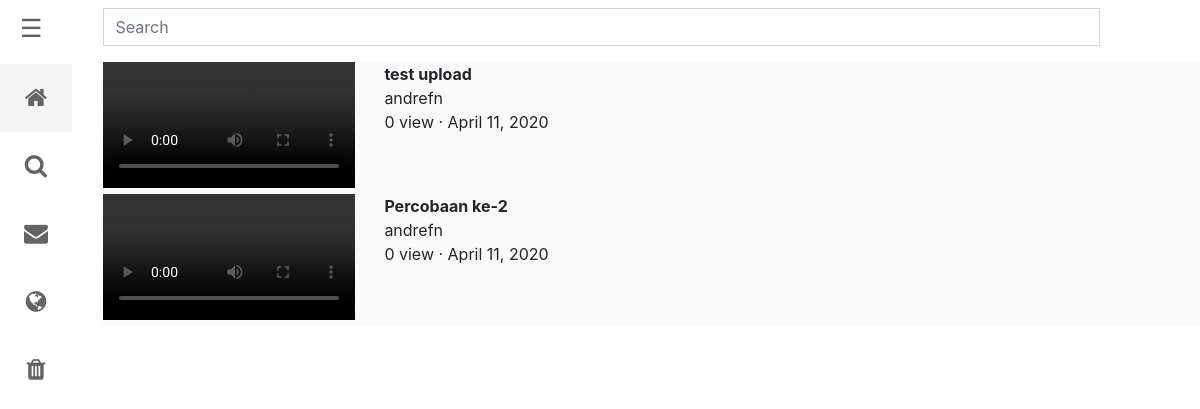
The page /search/ on the database as committed earlier.
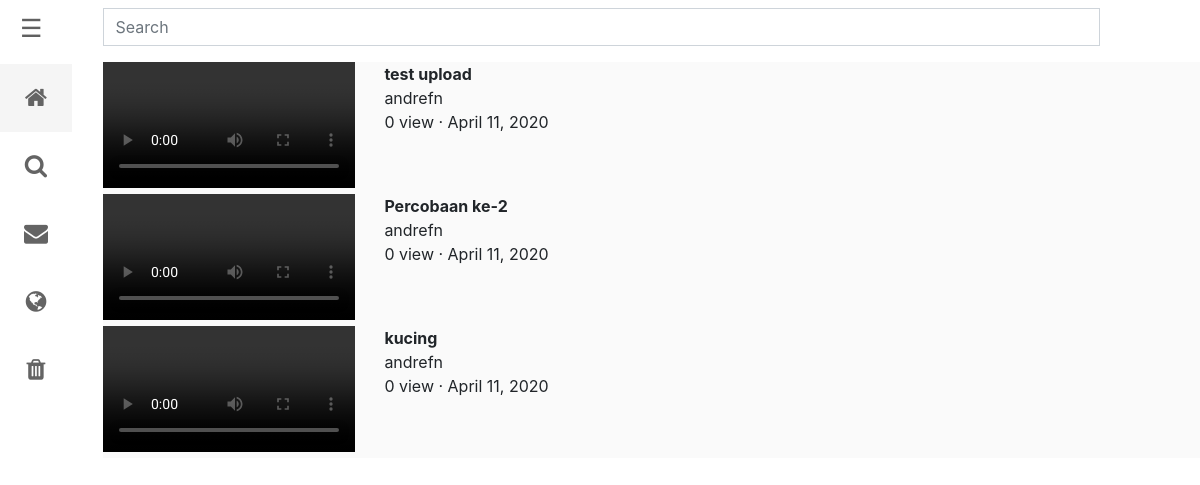
The same page on the database as committed later.
### app_youtube/models.py (models this page shows, shortened)
class Videos(models.Model):
    username = models.ForeignKey(Users, on_delete=models.CASCADE)
    video = models.FileField(upload_to='videos/')
    title = models.CharField(max_length=255)
    list_category = [
        ('FA', 'Film & Animation'),
        ('AV','Autos & Vehicles'),
        ('M','Music'),
        ('PA','Pets & Animals'),
        ('S','Sports'),
        ('TE','Travel & Events'),
        ('G','Gaming'),
        ('PB','People & Blogs'),
        ('C','Comedy'),
        ('En','Entertainment'),
        ('NP','News & Politics'),
        ('HS','Howto & Style'),
        ('Ed','Education'),
        ('ST','Science & Technology'),
        ('NA','Nonprofits & Activism')
    ]
    category = models.CharField(max_length=2, choices=list_category, default='FA')
    post_date = models.DateTimeField( auto_now=True, blank=True)
    keywords = models.CharField(max_length=255, default='')
    description = models.TextField()

class Users(models.Model):
    username = models.CharField(max_length=255, default='')
    email = models.EmailField(max_length=255, default='')
    password = models.CharField(max_length=255, default='')
    birthday = models.DateField(auto_now=True, blank=True)
    gender_choices = [
        ('M', 'Male'),
        ('F', 'Female')
    ]
    gender = models.CharField(
        max_length=1,
        choices = gender_choices,
        default = 'M'
    )
    phone_number = models.CharField(max_length=15)
    location = models.CharField(max_length=50)
    def __str__(self):
        return self.username

### app_youtube/views.py (the view)
# urls.py: path('search/', views.videos, name='search'),
def videos(request):
    searchvalue=''
    form= VideoSearchForm(request.POST or None)
    if form.is_valid():
        searchvalue= form.cleaned_data.get("search")
    searchresults= Videos.objects.filter(title__icontains= searchvalue)
    context= {'form': form,
              'searchresults': searchresults,
              }
    return render(request, 'searchpage.html', context)

### app_youtube/forms.py
class VideoSearchForm(forms.Form):
    search = forms.CharField(max_length=100)

### app_youtube/templates/searchpage.html (shortened to what this page needs)
<!DOCTYPE html>
<html>
<head>
    <link href="../static/css/style.css" rel="stylesheet">
    <link rel="stylesheet" href="https://stackpath.bootstrapcdn.com/bootstrap/4.4.1/css/bootstrap.min.css">
    <link rel="stylesheet" href="https://cdnjs.cloudflare.com/ajax/libs/font-awesome/4.7.0/css/font-awesome.min.css">
</head>
<body>
    <section>
        <div class="row">
            <div class="col-1">
                <div id="main">
                    <span style="font-size:25px;cursor:pointer" onclick="openNav()">&#9776;</span>
                </div>
                <div class="icon-bar mt-5 pt-3">
                    <a class="active" href="#"><i class="fa fa-home"></i></a>
                    <a href="#"><i class="fa fa-search"></i></a>
                    <a href="#"><i class="fa fa-envelope"></i></a>
                    <a href="#"><i class="fa fa-globe"></i></a>
                    <a href="#"><i class="fa fa-trash"></i></a>
                </div>
            </div>
            <div class="container col-11">
                <div class="search-bar">
                    <form class="search-form" action="" method="POST">
                        <div class="input-group mt-2">
                            <input type="text" class="form-control" placeholder="Search" name="search">
                            <div class="input-group-btn">
                            <button class="btn btn-default" type="submit">
                            </button>
                        </div>
                    </form>
                </div>
            </div>
            <section class="body-search-vid mt-3">
                {% for video in searchresults %}
                <div class="row">
                    <div class="thumbnail-search col-3">
                        <video src="{{video.video.url}}" width="100%" max-height="100px" controls>
                            <source src="{{video.video.url}}" type="video/mp4">
                        </video>
                    </div>
                    <div class="col-9">
                        <strong class="mb-0 title-other-video">{{video.title}}</strong>
                        <p class="mb-0 info-other-video">{{video.username}}</p>
                        <p class="mb-0 info-other-video">{{video.userviews_set.all|length}} view &middot; {{video.post_date.date}}</p>
                    </div>
                </div>
                {% endfor %}
            </section>
</body>
</html>

Rows that differ between the two databases and show on the page:
added Videos: title "kucing", username "andrefn", userviews_set.all|length "0", post_date "April 11, 2020"
